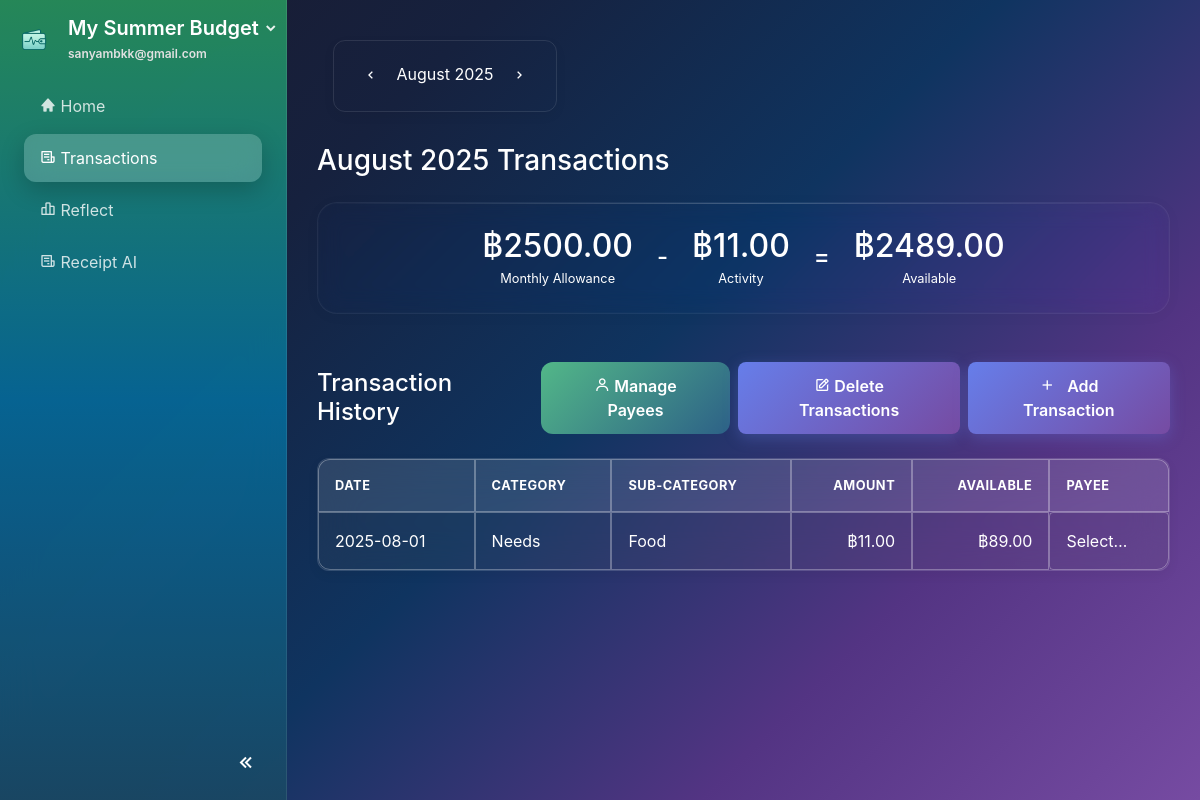
Page /transactions (signed in) on the committed database.
### website/models.py (models this page shows, shortened)
class Plan(db.Model):
    id             = db.Column(db.Integer, primary_key=True)
    name           = db.Column(db.String(100), nullable=False)
    monthly_income = db.Column(db.Float)
    budget_pref    = db.Column(JSON)  # e.g., {"needs": 50, "wants": 30, "savings": 20}
    user_id        = db.Column(db.Integer, db.ForeignKey('user.id'), nullable=False)

class User(db.Model, UserMixin):
    id         = db.Column(db.Integer, primary_key=True)
    email      = db.Column(db.String(150), unique=True, nullable=False)
    password   = db.Column(db.String(150))
    first_name = db.Column(db.String(150))
    last_name  = db.Column(db.String(150))
    date_created = db.Column(db.DateTime(timezone=True), default=func.now())
    active_plan_id = db.Column(db.Integer, db.ForeignKey('plan.id'), nullable=True)
    profile_complete = db.Column(db.Boolean, default=False)
    theme = db.Column(db.String(50), nullable=False, default='system')
    notes = db.relationship('Note', backref='user', lazy=True)
    plans = db.relationship('Plan', foreign_keys=[Plan.user_id], backref='user', lazy=True, cascade="all, delete-orphan")
    active_plan = db.relationship('Plan', foreign_keys=[active_plan_id], post_update=True)

class Transaction(db.Model):
    id = db.Column(db.Integer, primary_key=True)
    description = db.Column(db.String(200), nullable=False)
    amount = db.Column(db.Float, nullable=False)
    transaction_date = db.Column(db.DateTime(timezone=True), default=func.now())
    category_id = db.Column(db.Integer, db.ForeignKey('budget_category.id'), nullable=False)
    payee_id = db.Column(db.Integer, db.ForeignKey('payee.id'), nullable=True)
    plan_id = db.Column(db.Integer, db.ForeignKey('plan.id'), nullable=False)
    created_date = db.Column(db.DateTime(timezone=True), default=func.now())
    source_type = db.Column(db.String(20), default='manual')  # 'manual', 'receipt'
    user_notes = db.Column(db.Text, nullable=True)  # User's payment notes for categorization
    plan = db.relationship('Plan', backref=db.backref('transactions', lazy=True, cascade="all, delete-orphan"))
    payee = db.relationship('Payee', backref=db.backref('transactions', lazy=True))

class BudgetCategory(db.Model):
    id = db.Column(db.Integer, primary_key=True)
    name = db.Column(db.String(100), nullable=False)
    icon = db.Column(db.String(50), default='bx-category')
    main_category = db.Column(db.String(50), nullable=False)  # 'needs', 'wants', 'bills', 'investments'
    assigned_amount = db.Column(db.Float, default=0.0)
    spent_amount = db.Column(db.Float, default=0.0)
    plan_id = db.Column(db.Integer, db.ForeignKey('plan.id'), nullable=False)
    created_date = db.Column(db.DateTime(timezone=True), default=func.now())
    plan = db.relationship('Plan', backref=db.backref('categories', lazy=True, cascade="all, delete-orphan"))
    transactions = db.relationship('Transaction', backref='category', lazy=True, cascade="all, delete-orphan")
    @property
    def available_amount(self):
        return self.assigned_amount - self.spent_amount

### website/views.py (the view)
@views.route('/transactions/<int:year>/<int:month>')
@views.route('/transactions')
@login_required
def transactions(year=None, month=None):
    plan = current_user.active_plan
    if not plan:
        flash("No active plan found.", 'error')
        return redirect(url_for('views.home'))
    monthly_allowance = plan.monthly_income or 0.0
    if year is None or month is None:
        today = datetime.now()
        year, month = today.year, today.month
    try:
        display_date = datetime(year, month, 1)
    except ValueError:
        today = datetime.now()
        year, month = today.year, today.month
        display_date = datetime(year, month, 1)
    display_month_str = display_date.strftime('%B')
    start_of_month = datetime(year, month, 1)
    end_of_month = start_of_month + timedelta(days=32)
    end_of_month = datetime(end_of_month.year, end_of_month.month, 1)
    activity_sum = db.session.query(func.sum(Transaction.amount)).filter(
        Transaction.plan_id == plan.id,
        Transaction.transaction_date >= start_of_month,
        Transaction.transaction_date < end_of_month
    ).scalar() or 0.0
    activity_total = abs(activity_sum)  # Convert to positive value for display
    available = monthly_allowance - activity_total
    from dateutil.relativedelta import relativedelta
    prev_month_date = display_date - relativedelta(months=1)
    next_month_date = display_date + relativedelta(months=1)
    user_join_date = current_user.date_created or datetime.now()
    is_first_month = (display_date.year == user_join_date.year and display_date.month == user_join_date.month)
    can_go_prev = not is_first_month
    can_go_next = True  # Allow future months for transaction entry
    return render_template(
        'transactions.html',
        monthly_allowance=monthly_allowance,
        activity_total=activity_total,
        available=available,
        transactions=db.session.query(Transaction).filter(
            Transaction.plan_id==plan.id,
            Transaction.transaction_date>=start_of_month,
            Transaction.transaction_date<end_of_month
        ).order_by(Transaction.transaction_date.desc()).all(),
        payees=[{'id': p.id, 'name': p.name} for p in plan.payees],
        current_month=display_month_str,
        current_month_num=month,
        current_year=year,
        prev_month=prev_month_date.month,
        prev_year=prev_month_date.year,
        next_month=next_month_date.month,
        next_year=next_month_date.year,
        can_go_prev=can_go_prev,
        can_go_next=can_go_next
    )

### website/templates/transactions.html (shortened to what this page needs)
{% extends "base.html" %}
{% block content %}
<div class="container-fluid mt-4">
    <div class="top-bar">
        <div class="month-selector">
            {% if can_go_prev %}
                <a href="{{ url_for('views.transactions', year=prev_year, month=prev_month) }}" class="btn btn-nav"><i class='bx bx-chevron-left'></i></a>
            {% else %}
                <span class="btn btn-nav disabled"><i class='bx bx-chevron-left'></i></span>
            {% endif %}
            <span class="current-month">{{ current_month }} {{ current_year }}</span>
            {% if can_go_next %}
                <a href="{{ url_for('views.transactions', year=next_year, month=next_month) }}" class="btn btn-nav"><i class='bx bx-chevron-right'></i></a>
            {% else %}
                <span class="btn btn-nav disabled"><i class='bx bx-chevron-right'></i></span>
            {% endif %}
        </div>
    </div>
    <h3 class="page-title mb-4">{{ current_month }} {{ current_year }} Transactions</h3>
    <div class="card glass p-4 d-flex flex-row align-items-center justify-content-center balances-display mb-5">
        <div class="text-center mx-4 mb-3 mb-lg-0">
            <h2 class="text-success mb-0">฿{{ "%.2f"|format(monthly_allowance) }}</h2>
            <small class="text-muted">Monthly Allowance</small>
        </div>
        <div class="h4 mb-0 text-muted">-</div>
        <div class="text-center mx-4 mb-3 mb-lg-0">
            <h2 class="text-danger mb-0">฿{{ "%.2f"|format(activity_total) }}</h2>
            <small class="text-muted">Activity</small>
        </div>
        <div class="h4 mb-0 text-muted">=</div>
        <div class="text-center mx-4 mb-3 mb-lg-0">
            <h2 class="text-primary mb-0">฿{{ "%.2f"|format(available) }}</h2>
            <small class="text-muted">Available</small>
        </div>
    </div>
    <div class="d-flex justify-content-between align-items-center mb-4">
        <h4 class="mb-0">Transaction History</h4>
        <div class="d-flex gap-2">
            <button class="btn btn-primary mr-2" id="managePayeesBtn" data-toggle="modal" data-target="#managePayeesModal">
                <i class="bx bx-user"></i> Manage Payees
            </button>
            <button class="btn btn-primary mr-2" id="manageTransactionsBtn" data-toggle="modal" data-target="#manageTransactionsModal">
                <i class="bx bx-edit"></i> Delete Transactions
            </button>
            <button class="btn btn-primary" id="addTransactionBtn" data-toggle="modal" data-target="#addTransactionModal">
                <i class="bx bx-plus"></i> Add Transaction
            </button>
        </div>
    </div>
    <div class="transactions-table-container">
        <div class="table-responsive">
        <table id="transactionsTable" class="table table-striped table-bordered">
            <thead class="thead-light">
                <tr>
                    <th>Date</th>
                    <th>Category</th>
                    <th>Sub-Category</th>
                    <th class="text-right">Amount</th>
                    <th class="text-right">Available</th>
                    <th>Payee</th>
                </tr>
            </thead>
            <tbody>
                {% for tx in transactions %}
                <tr data-transaction-id="{{ tx.id }}">
                    <td>{{ tx.created_date.strftime('%Y-%m-%d') }}</td>
                    <td>{{ tx.category.main_category.capitalize() }}</td>
                    <td>{{ tx.category.name }}</td>
                    <td class="text-right">฿{{ "%.2f"|format(tx.amount|abs) }}</td>
                    <td class="text-right">฿{{ "%.2f"|format(tx.category.available_amount) }}</td>
                    <td class="payee-cell" role="button" tabindex="0" data-current-payee="{{ tx.payee.id if tx.payee else '' }}">
                        {{ tx.payee.name if tx.payee else 'Select…' }}
                    </td>
                </tr>
                {% endfor %}
            </tbody>
        </table>
        </div>
    </div>
</div>
{% endblock %}

### website/templates/base.html (shortened to what this page needs)
<!DOCTYPE html>
<html lang="en" data-initial-theme="{{ current_user.theme if current_user.is_authenticated else 'system' }}">
<head>
    <link rel="stylesheet" href="https://stackpath.bootstrapcdn.com/bootstrap/4.4.1/css/bootstrap.min.css"/>
    <link rel="stylesheet" href="https://stackpath.bootstrapcdn.com/font-awesome/4.7.0/css/font-awesome.min.css"/>
    <link href="https://unpkg.com/boxicons@2.1.4/css/boxicons.min.css" rel="stylesheet">
    <link href="{{ url_for('static', filename='css/general.css') }}" rel="stylesheet">
    <link href="{{ url_for('static', filename='css/sidebar.css') }}" rel="stylesheet">
    <link href="{{ url_for('static', filename='css/buttons.css') }}" rel="stylesheet">
    <link href="{{ url_for('static', filename='css/dashboard.css') }}" rel="stylesheet">
    <link href="{{ url_for('static', filename='css/auth.css') }}" rel="stylesheet">
    <link href="{{ url_for('static', filename='css/dark-theme.css') }}" rel="stylesheet">
    <link href="{{ url_for('static', filename='css/account_settings.css') }}" rel="stylesheet">
</head>
{% set hide_sidebar = hide_sidebar | default(false) %}
<body id="page-body" class="d-flex {{ '' if hide_sidebar else 'with-sidebar' }} {% block page_class %}{% endblock %}">
    {% if not hide_sidebar %}
    <nav id="sidebar" class="text-white flex-column">
        <div class="sidebar-header px-3 py-3">
            <div class="d-flex align-items-center">
                <img src="{{ url_for('static', filename='images/logo.png') }}" alt="App logo" class="logo-img mr-3">
                <div class="flex-grow-1">
                    <div class="dropdown">
                        <a id="planDropdown"
                            href="#"
                            class="dropdown-toggle text-white text-decoration-none"
                            data-toggle="dropdown"
                            aria-haspopup="true"
                            aria-expanded="false">
                            <h5 class="mb-0">
                                <span class="sidebar-text">{{ current_user.active_plan.name if current_user.active_plan else 'Create a Plan' }}</span>
                            </h5>
                            <i class="bx bxs-chevron-down toggle-arrow"></i>
                        </a>
                    </div>
                    <small class="email-white sidebar-text">{{ current_user.email }}</small>
                </div>
            </div>
        </div>
        <ul class="nav flex-column px-3">
            <li class="nav-item">
                <a class="nav-link {% if request.path == url_for('views.home') %}active{% endif %}" href="{{ url_for('views.home') }}">
                    <i class='bx bxs-home'></i> <span class="sidebar-text">Home</span>
                </a>
            </li>
            <li class="nav-item">
                <a class="nav-link {% if request.path == url_for('views.transactions') %}active{% endif %}" href="{{ url_for('views.transactions') }}">
                    <i class='bx bx-receipt'></i> <span class="sidebar-text">Transactions</span>
                </a>
            </li>
            <li class="nav-item">
                <a class="nav-link {% if request.path == url_for('views.reflect') %}active{% endif %}" href="{{ url_for('views.reflect') }}">
                    <i class='bx bx-bar-chart-alt-2'></i> <span class="sidebar-text">Reflect</span>
                </a>
            </li>
            <li class="nav-item">
                <a class="nav-link" href="{{ url_for('views.receipt_ai') }}">
                    <i class="bx bx-receipt"></i>
                    <span class="nav-text">Receipt AI</span>
                </a>
            </li>
        </ul>
        <div class="sidebar-footer">
            <button id="sidebar-toggle" class="btn btn-link">
                <i class='bx bx-chevrons-left'></i>
            </button>
        </div>
    </nav>
    {% endif %}
    <div id="content-wrapper" class="w-100">
        <div class="container-fluid">
            {% block content %} {% endblock %}
        </div>
    </div>
</body>
</html>

### rows in the picture
Plan: active_plan "My Summer Budget", monthly_income "2500.00"
User: email "sanyambkk@gmail.com"
Transaction: created_date "2025-08-01", category.main_category "Needs", category.name "Food", amount|abs "11.00", payee "Select…"
BudgetCategory: category.available_amount "89.00"

### other values in the picture
{{ current_month }} "August"
{{ current_year }} "2025"
{{ "%.2f"|format(activity_total) }} "11.00"
{{ "%.2f"|format(available) }} "2489.00"
